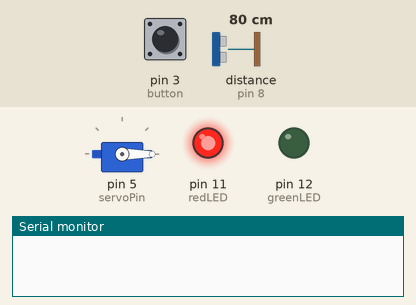
This sketch was run on a simulated Arduino Uno, built with avr-gcc and run on an emulated ATmega328P. Shown: servo, output pins drawn as LEDs (lit = HIGH), the last lines printed to the serial monitor. The inputs (shaded band) are chosen by the test bench; at power-on: pin 3 (button) HIGH, distance to the obstacle (sensor on pin 8) 80 cm. The echo pulse lasts 58.3 µs per cm.

Above: at 1.2 s.
1.3 s: pin 3 (button) pulled LOW for 0.15 s
At 1.48 s:
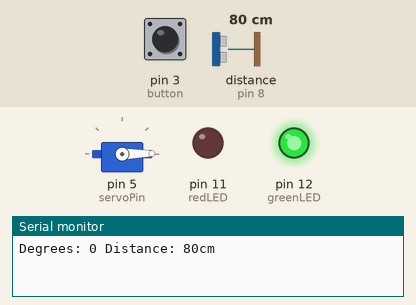
At 3.77 s:
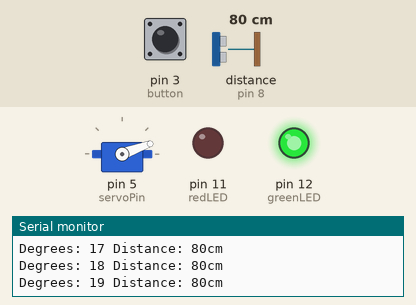
4.3 s: distance to the obstacle (sensor on pin 8) set to 4 cm
At 6.12 s:
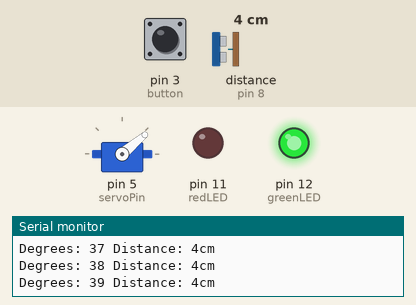
7.3 s: distance to the obstacle (sensor on pin 8) set to 299 cm
10.3 s: distance to the obstacle (sensor on pin 8) set to 9 cm
19.3 s: distance to the obstacle (sensor on pin 8) set to 120 cm
Timing chart, 0 to 26.3 s (numbered marks = the images above; inputs shaded):
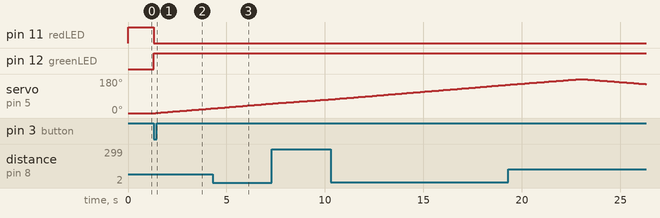

The sketch:

sketch_aug21a_radar.ino
```cpp
#include <Servo.h>

#include <SR04.h>

#define TRIG 8 // Echo pin
#define ECHO 7 // Trig pin

//NOTE: remember to use 220 ohm resistors

int redLED = 11; // Red LED pin
int greenLED = 12; // Green LED pin
int button = 3; // The on button  pin
int servoPin = 5; // The servo arduino board pin
int position = 0; // The servos position
int distance; // Distance of objects
bool systemState; // The on/off state of the radar. False is off True is on.

Servo servo;
SR04 sensor = SR04(ECHO, TRIG);

void setup() {
  pinMode(redLED, OUTPUT);
  pinMode(greenLED, OUTPUT);
  pinMode(button, INPUT_PULLUP);
  servo.attach(servoPin);
  Serial.begin(9600);

  //System will be auto set to off
  off();
}

void on() {
  digitalWrite(greenLED, HIGH);
  digitalWrite(redLED, LOW);
  systemState = true;
  while(systemState){
    if (position == 0) {
      while (position != 180) {
        servo.write(position);
        delay(90); // Delay process for 100 milliseconds
        distance = sensor.Distance();
        Serial.print("\nDegrees: ");
        Serial.print(position);
        Serial.print(" Distance: ");
        Serial.print(distance);
        Serial.print("cm");
        position++;
        if(position == 180){
          break;
        }
      }
    }

    if (position == 180) {
      while (position != 0) {
        servo.write(position);
        delay(90);
        distance = sensor.Distance();
        Serial.print("\nDegrees: ");
        Serial.print(position);
        Serial.print(" Distance: ");
        Serial.print(distance);
        Serial.print("cm");

        position--;

        if(position == 0){
          off();
        }
      }
    }
  }
}

void off() {
  digitalWrite(greenLED, LOW);
  digitalWrite(redLED, HIGH);
  systemState = false;
  servo.write(0);
}

void loop() {
  if (digitalRead(button) == LOW) {
    on();
  }
}
```

Measured:
- after the input at 1.3 s, pin 11 (redLED): HIGH → LOW at once; pin 12 (greenLED): LOW → HIGH at once; servo on pin 5 (servoPin): moves from 0° to 24° over 2.8 s, starting after 0.12 s
